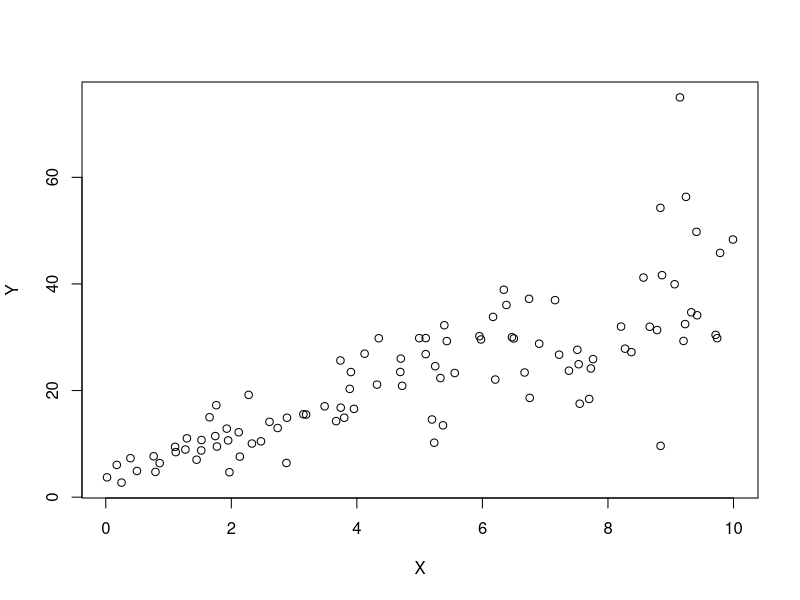
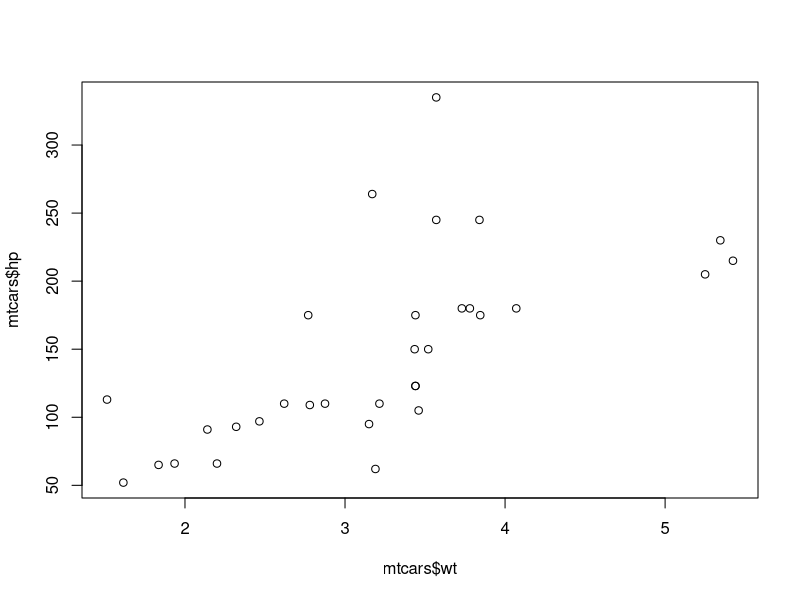

The R script that drew these images, in order:
## ---- chunk 1
set.seed(2017) 
X=runif(100)*10 
Y=X*4+3.45 
Y=rnorm(100)*0.29*Y+Y 
## ---- chunk 2
plot(Y~X)
## ---- chunk 3
model <- lm(Y~X)
summary(model)
## ---- chunk 4
#Correlation coefficient of X and Y
cor(Y,X)^2
#Coefficient of Determination - R Squared
summary(model)$r.squared
## ---- chunk 5
head(mtcars)
## ---- chunk 6
plot(mtcars$hp~mtcars$wt)
model1=lm(formula=hp~wt, data=mtcars)
summary(model1)
## ---- chunk 7
model2 <- lm(hp~mpg,data=mtcars)
summary(model2)
## ---- chunk 8
model3 <- lm(hp~cyl+mpg,data=mtcars)
summary(model3)
## ---- chunk 9
predict(model3,data.frame(cyl=c(4),mpg=c(22)))
## ---- chunk 10
library(mlbench)
data(BostonHousing) 

model4 <- lm(medv~crim+zn+ptratio+chas,data=BostonHousing)
summary(model4)
## ---- chunk 11
variables<-anova(model4)
variables
